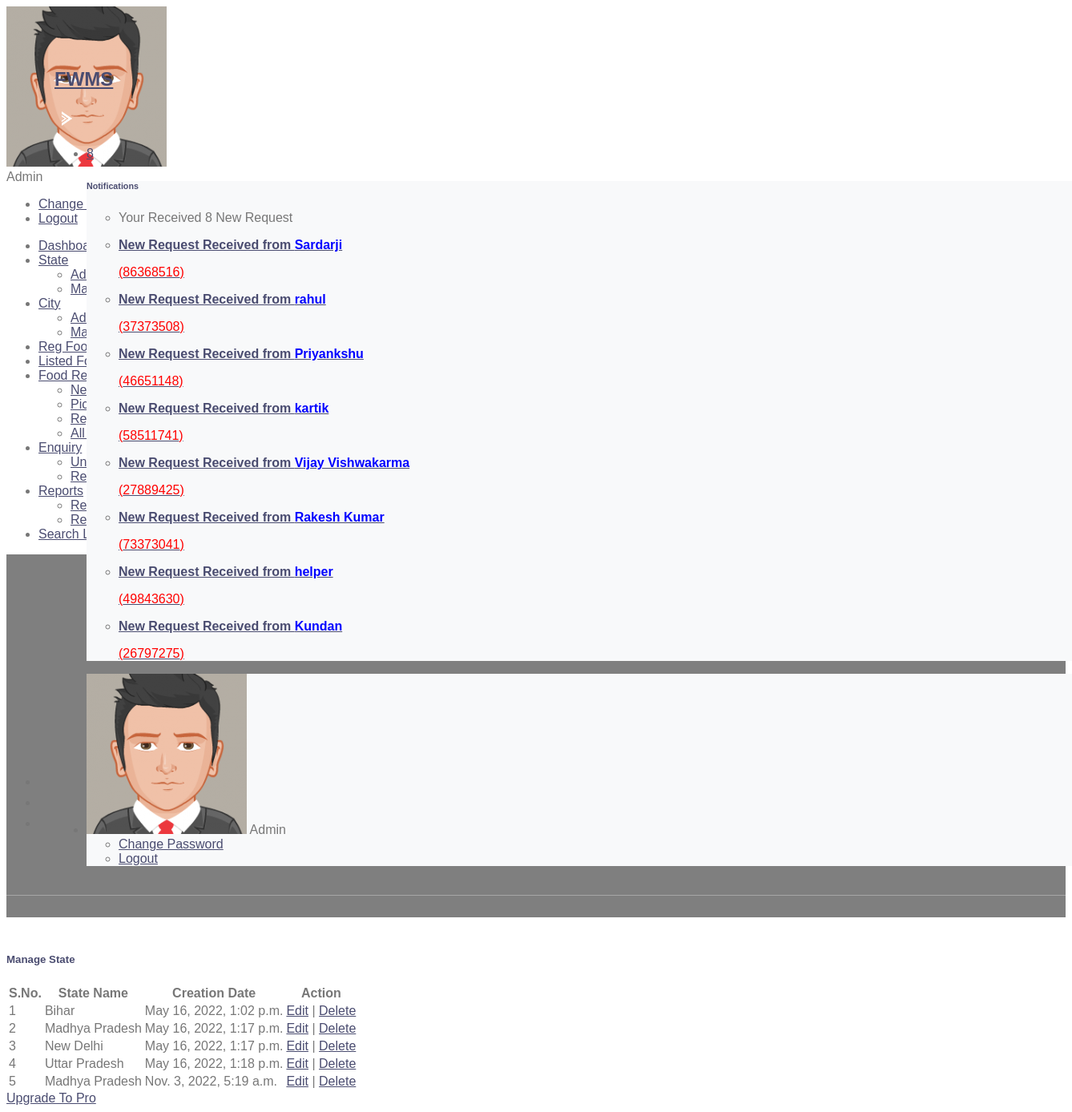
The app's page /manageState (signed in) with its own data.
### foodwaste/models.py (models this page shows, shortened)
class Foodrequests(models.Model):
    food = models.ForeignKey(Food, on_delete=models.CASCADE, null=True)
    requestNumber = models.CharField(max_length=150, null=True)
    fullName = models.CharField(max_length=250, null=True)
    mobileNumber = models.CharField(max_length=15, null=True)
    message = models.CharField(max_length=350, null=True)
    requestDate = models.DateTimeField(auto_now_add=True)
    status = models.CharField(max_length=50, null=True) #tobc
    donorRemark = models.CharField(max_length=250, null=True)
    requestCompletionDate = models.DateField(null=True)

class State(models.Model):
    StateName = models.CharField(max_length=100, null=True)
    RegDate = models.DateTimeField(auto_now_add=True)

### foodwaste/views.py (the view)
# urls.py: path('manageState', manageState, name='manageState'),
def manageState(request):
    if not request.user.is_authenticated:
        return redirect('admin_login')
    state = State.objects.all()
    return render(request, 'admin/manageState.html', locals())

### foodwaste/templatetags/custom_tag.py (called while the page is built)
@register.filter(name = 'notification')
def notification(obj):
    foodrequest  = Foodrequests.objects.filter(status=None)
    return foodrequest

@register.simple_tag()
def notificationcount(*args, **kwargs):
    foodrequestcount  = Foodrequests.objects.filter(status=None).count()
    return foodrequestcount

### foodwaste/templates/admin/manageState.html (shortened to what this page needs)
{% extends 'admin_base.html' %}
{% load static %}
{% block main %}
<section class="pcoded-main-container">
    <div class="pcoded-content">
        <div class="page-header">
            <div class="page-block">
                <div class="row align-items-center">
                    <div class="col-md-12">
                        <div class="page-header-title">
                            <h5 class="m-b-10">Manage State</h5>
                        </div>
                        <ul class="breadcrumb">
                            <li class="breadcrumb-item"><a href="{% url 'dashboard' %}"></a></li>
                            <li class="breadcrumb-item"><a href="">State</a></li>
                            <li class="breadcrumb-item"><a href="">Manage State</a></li>
                        </ul>
                    </div>
                </div>
            </div>
        </div>
        <div class="row">
            <div class="col-md-12">
                <div class="card">
                    <div class="card-header">
                        <h5>Manage State</h5>
                    </div>
                    <div class="card-body table-border-style">
                        <div class="table-responsive">
                            <table class="table">
                                <thead>
                                <tr>
                                    <th class="ml-5">S.No.</th>
                                    <th>State Name</th>
                                    <th>Creation Date</th>
                                    <th>Action</th>
                                </tr>
                                </thead>
                                <tbody>
                                {% for i in state %}
                                <tr>
                                    <td>{{forloop.counter}}</td>
                                    <td>{{i.StateName}}</td>
                                    <td>{{i.RegDate}}</td>
                                    <td><a href="{% url 'editState' i.id %}" class="text-primary">Edit</a> |
                                        <a href="{% url 'deleteState' i.id %}" class="text-danger"
                                           onclick="return confirm('Are You Sure?')">Delete</a>
                                    </td>
                                </tr>
                                {% endfor %}
                                </tbody>
                            </table>
                        </div>
                    </div>
                </div>
            </div>
        </div>
    </div>
</section>
{% endblock %}

### foodwaste/templates/admin_base.html (shortened to what this page needs)
{% load static %}
{% load custom_tag %}
<!DOCTYPE html>
<html lang="en">
<head>
    <link rel="stylesheet" href="{% static 'assets/css/style.css' %}">
</head>
<body class="">
<nav class="pcoded-navbar  ">
    <div class="navbar-wrapper  ">
        <div class="navbar-content scroll-div ">
            <div class="">
                <div class="main-menu-header">
                    <img class="img-radius" src="{% static 'assets/images/user/avatar-2.png' %}" alt="User-Profile-Image">
                    <div class="user-details">
                        <div id="more-details">Admin</div>
                    </div>
                </div>
                <div class="collapse" id="nav-user-link">
                    <ul class="list-unstyled">
                        <li class="list-group-item"><a href="{% url 'changePassword' %}">Change Password</a>
                        </li>
                        <li class="list-group-item"><a href="/logout">Logout</a></li>
                    </ul>
                </div>
            </div>
            <ul class="nav pcoded-inner-navbar ">
                <li class="nav-item">
                    <a href="{% url 'dashboard' %}" class="nav-link "><span class="pcoded-micon"></span><span
                            class="pcoded-mtext">Dashboard</span></a>
                </li>
                <li class="nav-item pcoded-hasmenu">
                    <a href="#" class="nav-link "><span class="pcoded-micon"></span><span
                            class="pcoded-mtext">State</span></a>
                    <ul class="pcoded-submenu">
                        <li><a href="{% url 'addState' %}">Add State</a></li>
                        <li><a href="{% url 'manageState' %}">Manage State</a></li>
                    </ul>
                </li>
                <li class="nav-item pcoded-hasmenu">
                    <a href="#" class="nav-link "><span class="pcoded-micon"></span><span
                            class="pcoded-mtext">City</span></a>
                    <ul class="pcoded-submenu">
                        <li><a href="{% url 'addCity' %}">Add City</a></li>
                        <li><a href="{% url 'manageCity' %}">Manage City</a></li>
                    </ul>
                </li>
                <li class="nav-item">
                    <a href="{% url 'regFoodDonor' %}" class="nav-link "><span class="pcoded-mtext">Reg Food Donor</span></a>
                </li>
                <li class="nav-item">
                    <a href="{% url 'listedFood' %}" class="nav-link "><span class="pcoded-mtext">Listed Food</span></a>
                </li>
                <li class="nav-item pcoded-hasmenu">
                    <a href="#" class="nav-link "><span class="pcoded-mtext">Food Request</span></a>
                    <ul class="pcoded-submenu">
                        <li><a href="{% url 'newRequest' %}">New Request</a></li>
                        <li><a href="{% url 'completeRequest' %}">Picked/Take Away/Completed</a></li>
                        <li><a href="{% url 'rejectRequest' %}">Rejected Request</a></li>
                        <li><a href="{% url 'allRequest' %}">All Request</a></li>
                    </ul>
                </li>
                <li class="nav-item pcoded-hasmenu">
                    <a href="#" class="nav-link "><span class="pcoded-micon"></span><span
                            class="pcoded-mtext">Enquiry</span></a>
                    <ul class="pcoded-submenu">
                        <li><a href="{% url 'unreadEnquiry' %}">Unread Enquiry</a></li>
                        <li><a href="{% url 'readEnquiry' %}">Read Enquiry</a></li>
                    </ul>
                </li>
                <li class="nav-item pcoded-hasmenu">
                    <a href="#" class="nav-link "><span class="pcoded-micon"></span><span
                            class="pcoded-mtext">Reports</span></a>
                    <ul class="pcoded-submenu">
                        <li><a href="{% url 'reportDonatedFood' %}">Report of Donated Food</a></li>
                        <li><a href="{% url 'reportregfoodDonor' %}">Report of Reg Food Donor</a></li>
                    </ul>
                </li>
                <li class="nav-item">
                    <a href="{% url 'searchFood' %}" class="nav-link "><span class="pcoded-mtext">Search Listed Food</span></a>
                </li>
            </ul>
        </div>
    </div>
</nav>
<header class="navbar pcoded-header navbar-expand-lg navbar-light header-dark">
    <div class="m-header">
        <a href="#!" class="b-brand">
            <h2>FWMS</h2>
            <img src="{% static 'assets/images/logo-icon.png' %}" alt="" class="logo-thumb">
        </a>
    </div>
    <div class="collapse navbar-collapse">
        <ul class="navbar-nav ml-auto">
            <li>
                <div class="dropdown">
                    <a class="dropdown-toggle" href="#" data-toggle="dropdown">
                        <span class="badge badge-pill badge-danger">{% notificationcount %}</span>
                    </a>
                    <div class="dropdown-menu dropdown-menu-right notification">
                        <div class="noti-head">
                            <h6 class="d-inline-block m-b-0">Notifications</h6>
                        </div>
                        <ul class="noti-body">
                            <li class="n-title">
                                <p class="m-b-0">Your Received {% notificationcount %} New Request</p>
                            </li>
                            {% for i in ""|notification %}
                            <li class="notification">
                                <a href="{% url 'newRequest' %}">
                                <div class="media">
                                    <div class="media-body">
                                        <p><strong>New Request Received from <span style="color: blue">{{i.fullName}}</span></strong></p>
                                        <p style="color: red;">({{i.requestNumber}})</p>
                                    </div>
                                </div> </a>
                            </li>
                            {% empty %}
                            <li style="text-align : center">No Records Found</li>
                            {% endfor %}
                        </ul>
                    </div>
                </div>
            </li>
            <li>
                <div class="dropdown drp-user">
                    <div class="dropdown-menu dropdown-menu-right profile-notification">
                        <div class="pro-head">
                            <img src="{% static 'assets/images/user/avatar-2.png' %}" class="img-radius" alt="User-Profile-Image">
                            <span>Admin</span>
                        </div>
                        <ul class="pro-body">
                            <li><a href="{% url 'changePassword' %}" class="dropdown-item"> Change Password</a></li>
                            <li><a href="/logout" class="dropdown-item"> Logout</a></li>
                        </ul>
                    </div>
                </div>
            </li>
        </ul>
    </div>
</header>
{% block main %}
{% endblock %}
</body>
</html>

### foodwaste/static/css/style.css (style rules this page uses)
body { color: #777777; font-weight: 500; background: #ffffff; font-family: 'Quicksand', sans-serif; }
h1, h2, h3, h4, h5, h6 { color: #4a4c70; }
a { color: #4a4c70; transition: .3s; }
.navbar { position: relative; transition: .5s; z-index: 999; }
.navbar .dropdown-menu { margin-top: 0; border: 0; border-radius: 0; background: #f8f9fa; }
@media (min-width: 992px) { .navbar { position: absolute; width: 100%; top: 45px; padding: 20px 60px; background: transparent !important; border-bottom: 1px solid rgba(255, 255, 255, .3); z-index: 9; } }
.page-header { position: relative; margin-bottom: 45px; padding: 210px 0 90px 0; text-align: center; background: linear-gradient(rgba(0, 0, 0, .5), rgba(0, 0, 0, .5)), url(../img/page-header.jpg); background-attachment: fixed; background-position: center; background-repeat: no-repeat; background-size: cover; }
.page-header a { position: relative; padding: 0 12px; font-size: 22px; color: #ffffff; }
.page-header a::after { position: absolute; content: "/"; width: 8px; height: 8px; top: -2px; right: -7px; text-align: center; color: #ffffff; }
.page-header a:last-child::after { display: none; }

### records on screen
Foodrequests: fullName "Sardarji", requestNumber "86368516"
Foodrequests: fullName "rahul", requestNumber "37373508"
Foodrequests: fullName "Priyankshu", requestNumber "46651148"
Foodrequests: fullName "kartik", requestNumber "58511741"
Foodrequests: fullName "Vijay Vishwakarma", requestNumber "27889425"
Foodrequests: fullName "Rakesh Kumar", requestNumber "73373041"
Foodrequests: fullName "helper", requestNumber "49843630"
Foodrequests: fullName "Kundan", requestNumber "26797275"
State: StateName "Bihar", RegDate "May 16, 2022, 1:02 p.m."
State: StateName "Madhya Pradesh", RegDate "May 16, 2022, 1:17 p.m."
State: StateName "New Delhi", RegDate "May 16, 2022, 1:17 p.m."
State: StateName "Uttar Pradesh", RegDate "May 16, 2022, 1:18 p.m."
State: StateName "Madhya Pradesh", RegDate "Nov. 3, 2022, 5:19 a.m."
